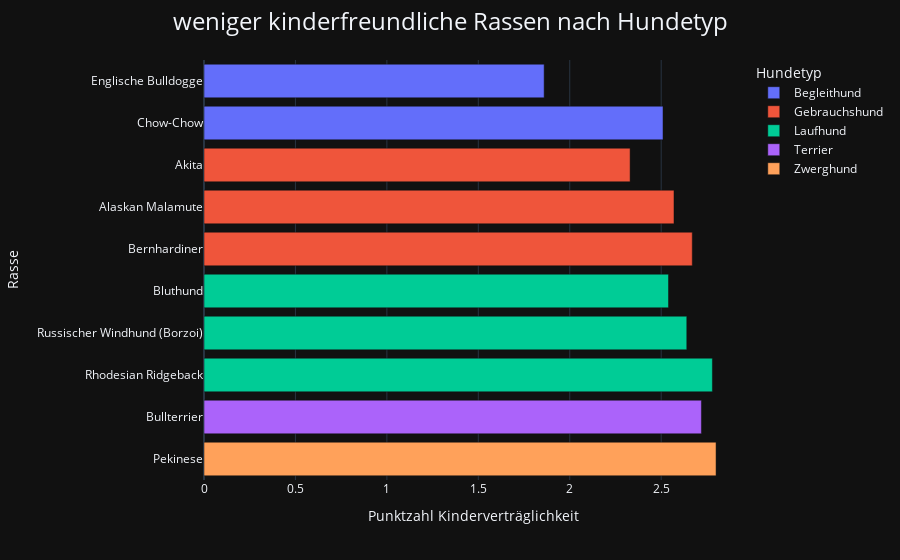

The notebook cell this image was saved under:
### Code cell
fig = px.bar(
    worst_10_kids,
    orientation="h",
    y="Breed_de",
    x="score for kids",
    template='plotly_dark',
    color="type_de",
    labels={"score for kids": "Punktzahl Kinderverträglichkeit", "Breed_de": "Rasse", "type_de": "Hundetyp"}
)

# Balken so drehen, dass der höchste Score oben steht und der niedrigste unten
fig.update_yaxes(categoryorder="array", categoryarray=top_10_kids["Breed_de"].tolist())
fig.update_layout(yaxis=dict(autorange="reversed"))

# Überschrift größer und mittig
fig.update_layout(
    title=dict(
        text='weniger kinderfreundliche Rassen nach Hundetyp', 
        font=dict(size=24), 
        x=0.5, 
        xanchor="center"
    )
)

fig.show()
fig.write_html('worst_10_kids.html')

### Figure 1 — Plotly figure (JSON) as saved in the notebook; plotly's stock layout.template omitted (floating-point values rounded to 4 significant figures)
{"data": [{"hovertemplate": "Hundetyp=Begleithund<br>Punktzahl Kinderverträglichkeit=%{x}<br>Rasse=%{y}<extra></extra>", "legendgroup": "Begleithund", "marker": {"color": "#636efa", "pattern": {"shape": ""}}, "name": "Begleithund", "orientation": "h", "showlegend": true, "textposition": "auto", "type": "bar", "x": [1.86, 2.51], "xaxis": "x", "y": ["Englische Bulldogge", "Chow-Chow"], "yaxis": "y"}, {"hovertemplate": "Hundetyp=Gebrauchshund<br>Punktzahl Kinderverträglichkeit=%{x}<br>Rasse=%{y}<extra></extra>", "legendgroup": "Gebrauchshund", "marker": {"color": "#EF553B", "pattern": {"shape": ""}}, "name": "Gebrauchshund", "orientation": "h", "showlegend": true, "textposition": "auto", "type": "bar", "x": [2.33, 2.57, 2.67], "xaxis": "x", "y": ["Akita", "Alaskan Malamute", "Bernhardiner"], "yaxis": "y"}, {"hovertemplate": "Hundetyp=Laufhund<br>Punktzahl Kinderverträglichkeit=%{x}<br>Rasse=%{y}<extra></extra>", "legendgroup": "Laufhund", "marker": {"color": "#00cc96", "pattern": {"shape": ""}}, "name": "Laufhund", "orientation": "h", "showlegend": true, "textposition": "auto", "type": "bar", "x": [2.54, 2.64, 2.78], "xaxis": "x", "y": ["Bluthund", "Russischer Windhund (Borzoi)", "Rhodesian Ridgeback"], "yaxis": "y"}, {"hovertemplate": "Hundetyp=Terrier<br>Punktzahl Kinderverträglichkeit=%{x}<br>Rasse=%{y}<extra></extra>", "legendgroup": "Terrier", "marker": {"color": "#ab63fa", "pattern": {"shape": ""}}, "name": "Terrier", "orientation": "h", "showlegend": true, "textposition": "auto", "type": "bar", "x": [2.72], "xaxis": "x", "y": ["Bullterrier"], "yaxis": "y"}, {"hovertemplate": "Hundetyp=Zwerghund<br>Punktzahl Kinderverträglichkeit=%{x}<br>Rasse=%{y}<extra></extra>", "legendgroup": "Zwerghund", "marker": {"color": "#FFA15A", "pattern": {"shape": ""}}, "name": "Zwerghund", "orientation": "h", "showlegend": true, "textposition": "auto", "type": "bar", "x": [2.8], "xaxis": "x", "y": ["Pekinese"], "yaxis": "y"}], "layout": {"barmode": "relative", "legend": {"title": {"text": "Hundetyp"}, "tracegroupgap": 0}, "margin": {"t": 60}, "title": {"font": {"size": 24}, "text": "weniger kinderfreundliche Rassen nach Hundetyp", "x": 0.5, "xanchor": "center"}, "xaxis": {"anchor": "y", "domain": [0, 1], "title": {"text": "Punktzahl Kinderverträglichkeit"}}, "yaxis": {"anchor": "x", "autorange": "reversed", "categoryarray": ["Border Terrier", "Cairn Terrier", "Sibirischer Husky", "Walisischer Springer Spaniel", "Englischer Cocker Spaniel", "Cocker Spaniel", "Lhasa Apso", "Englischer Springer Spaniel", "Shetland Sheepdog", "West Highland White Terrier"], "categoryorder": "array", "domain": [0, 1], "title": {"text": "Rasse"}}}}
